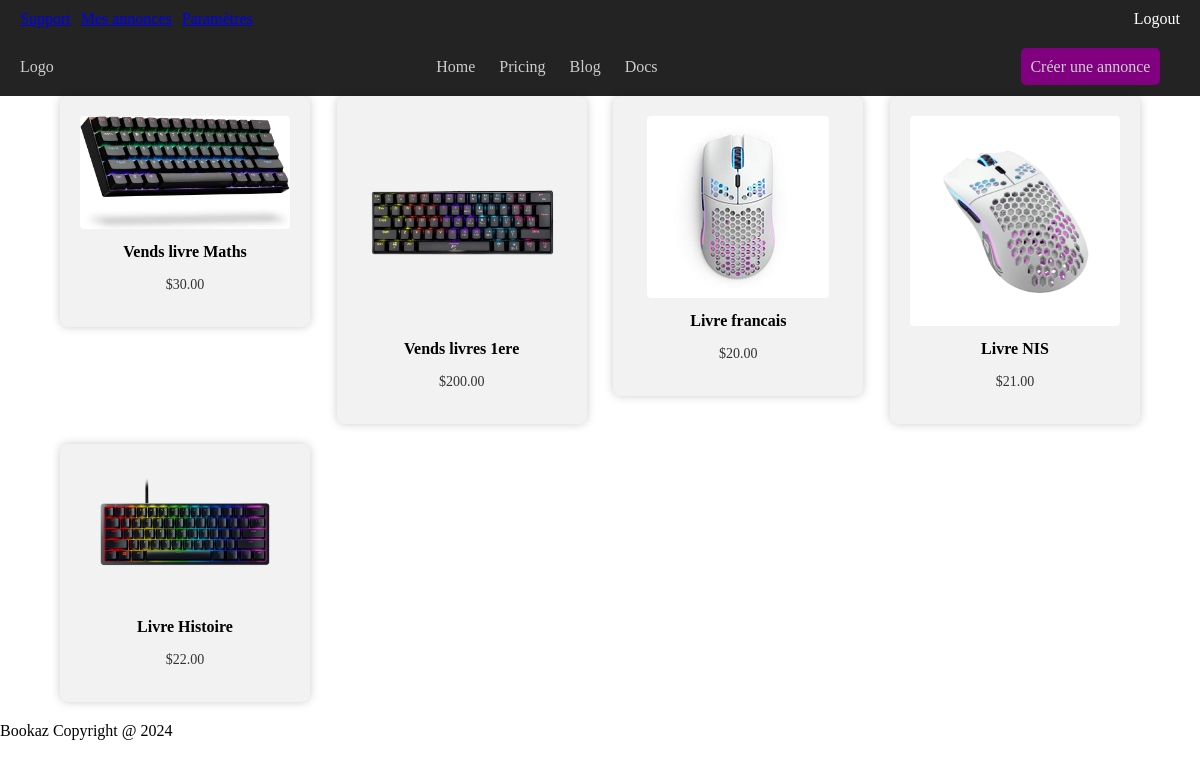
The page / (signed in) on the database its author committed.
### ads_system/models.py (models this page shows, shortened)
class ClassifiedAd(models.Model):
    ad_id = models.PositiveIntegerField(primary_key=True, default=generate_unique_id, unique=True)
    title = models.CharField(max_length=200)
    description = models.TextField()
    price = models.DecimalField(max_digits=10, decimal_places=2)
    image = models.ImageField()
    ad_type = models.CharField(max_length=10, choices=[('single', 'Single Item'), ('bundle', 'Bundle')], default='single')
    bundle_items = models.TextField(blank=True)

### ads_system/views.py (the view)
# urls.py: path('', views.home, name='home'),
def home(request):
    ads = ClassifiedAd.objects.all()
    return render(request, 'home.html', {"ads": ads})

### templates/home.html (shortened to what this page needs)
{% extends 'base.html' %}
{% block content %}
  <div class="ad-container">
    {% for ad in ads %}
      <a href="/ad?ad_id={{ ad.ad_id }}" class="ad-link">
        <div class="ad-item">
          <img src="{{ ad.image.url }}" alt="{{ ad.title }}">
          <h3>{{ ad.title }}</h3>
          <p class="ad-price">${{ ad.price }}</p>
        </div>
      </a>
    {% endfor %}
  </div>
{% endblock %}

### templates/home.html (style rules this page uses)
.ad-container { display: flex; flex-wrap: wrap; justify-content: space-between; max-width: 1080px; margin: 0 auto; }
.ad-link { text-decoration: none; color: inherit; width: calc(25% - 20px); margin-bottom: 20px; }
.ad-item { background-color: #f2f2f2; padding: 20px; box-sizing: border-box; text-align: center; border-radius: 8px; box-shadow: 0px 0px 10px rgba(0, 0, 0, 0.2); }
.ad-item img { max-width: 100%; height: auto; border-radius: 4px; }
.ad-item h3 { font-size: 16px; margin-top: 10px; }
.ad-price { font-size: 14px; color: #333; }

### templates/base.html (style rules this page uses)
body { margin: 0; }

### rows shown on the page
ClassifiedAd: image (picture), title "Vends livre Maths", price "30.00"
ClassifiedAd: image (picture), title "Vends livres 1ere", price "200.00"
ClassifiedAd: image (picture), title "Livre francais", price "20.00"
ClassifiedAd: image (picture), title "Livre NIS", price "21.00"
ClassifiedAd: image (picture), title "Livre Histoire", price "22.00"
